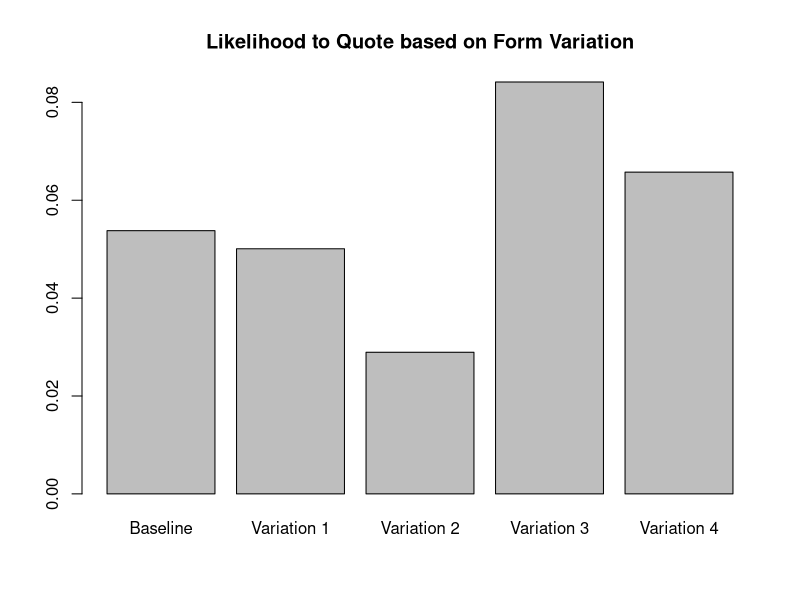

The R script that drew this image:
## ---- chunk 1
baseline = 32/595
variation_1 = 30/599
variation_2 = 18/622
variation_3 = 51/606
variation_4 = 38/578

data <- c(baseline, variation_1, variation_2, variation_3, variation_4)
barplot(data, main = "Likelihood to Quote based on Form Variation", names.arg=c("Baseline","Variation 1","Variation 2","Variation 3","Variation 4"))
